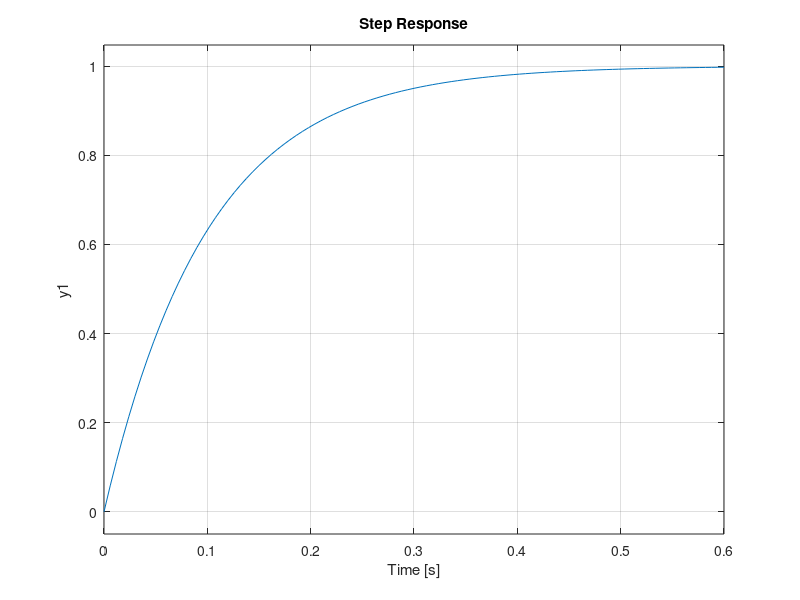
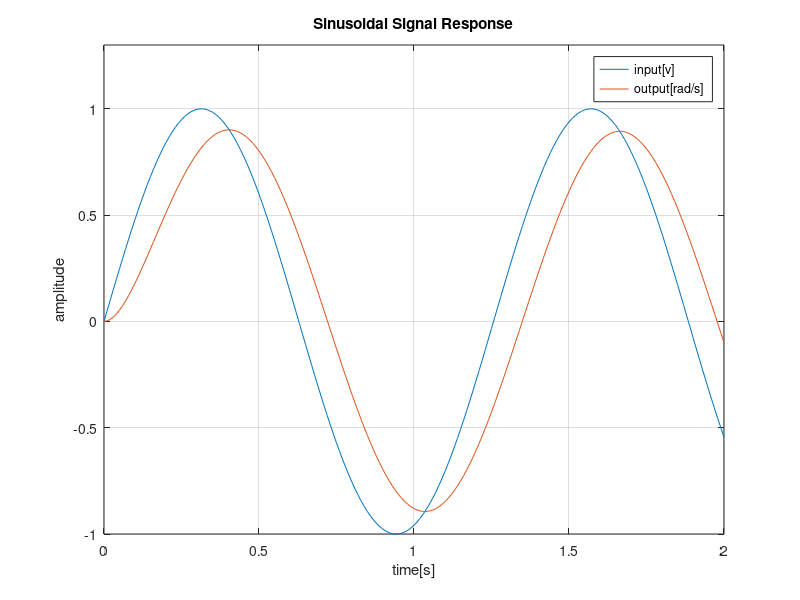
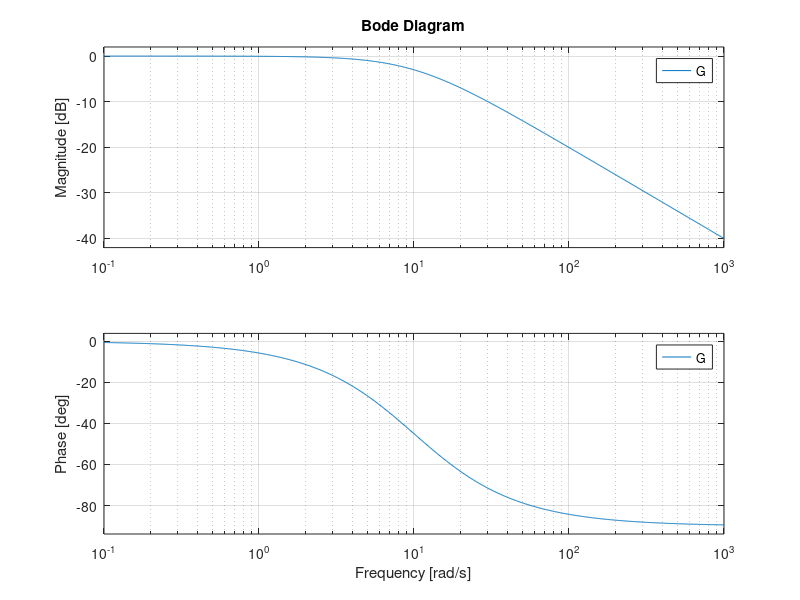
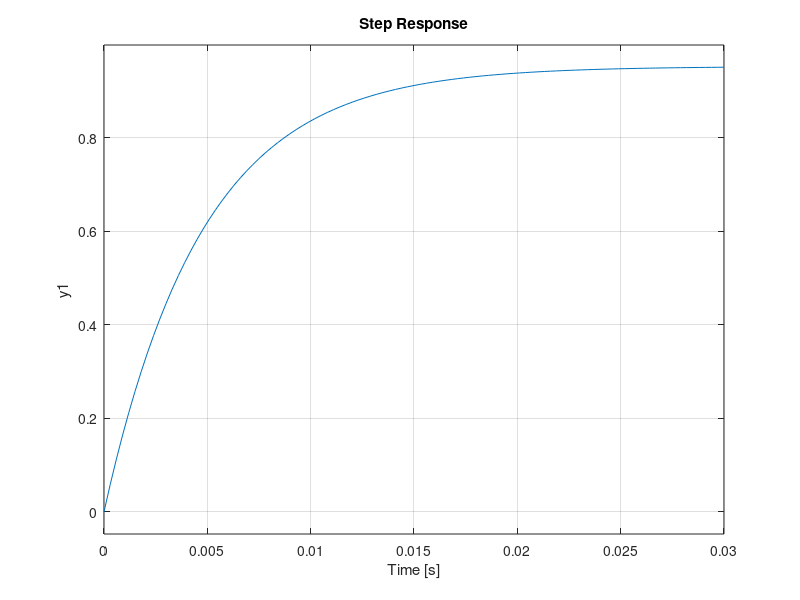

Reproduce these figures in MATLAB, in order.
% Velocity control

% step response
s=tf('s')
G = 1/(0.1*s+1)
figure(1)
step(G)
grid on

% sin response
t=[0:0.01:2]
u = sin(5*t)

[y,t]=lsim(G,u,t)

figure(2)
plot(t,u,t,y,LineWidth=2)
grid on
legend input[v] output[rad/s]
xlabel time[s]
ylabel amplitude
axis ([0 2 -1 1.3])
title 'Sinusoidal Signal Response'

figure(3)
bode(G)

figure(4)
step(feedback(2*10*G,1))

%% second order systems
% System parameters
wn = 1; % Natural frequency (rad/s)

% Damping values
damping_ratios = [0.1, 0.5, 0.7, 1, 1.5];

% Time vector
t = 0:0.01:10;

% Create figure
figure(5)
hold on;
% Plot step response for different damping ratios
for i = 1:length(damping_ratios)
    zeta = damping_ratios(i); % Damping ratio
    sys = tf(wn^2, [1, 2*zeta*wn, wn^2]); % Transfer function
    [y, ~] = step(sys, t); % Step response
    plot(t, y, 'LineWidth', 2);
end

% Add legend
legend('ζ = 0.1', 'ζ = 0.5', 'ζ = 0.7', 'ζ = 1', 'ζ = 1.5', 'Location', 'Southeast');

% Add labels
title('Step Response for Different Damping Ratios of (1/(s^2+2xi+1)');
xlabel('Time (seconds)');
ylabel('Amplitude');
grid on;
hold off;


%% Position control
Gp = 1/(0.1*s+1)
T = Gp/(1+Gp)
figure(6)
step(T)
